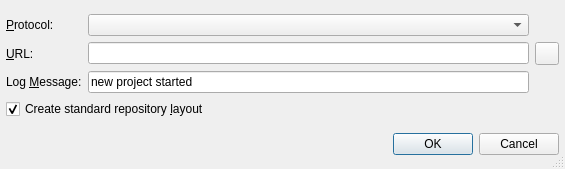
<?xml version="1.0" encoding="UTF-8"?>
<ui version="4.0">
 <class>SvnOptionsDialog</class>
 <widget class="QDialog" name="SvnOptionsDialog">
  <property name="geometry">
   <rect>
    <x>0</x>
    <y>0</y>
    <width>565</width>
    <height>169</height>
   </rect>
  </property>
  <property name="windowTitle">
   <string>Repository Infos</string>
  </property>
  <property name="whatsThis">
   <string>&lt;b&gt;Repository Infos Dialog&lt;/b&gt;
&lt;p&gt;Enter the various infos into the entry fields. These values are used to generate a new project in the repository. If the checkbox is selected, the URL must end in the project name. A directory tree with project/tags, project/branches and project/trunk will be generated in the repository. If the checkbox is not selected, the URL must contain the complete path in the repository.&lt;/p&gt;
&lt;p&gt;For remote repositories the URL must contain the hostname.&lt;/p&gt;</string>
  </property>
  <property name="sizeGripEnabled">
   <bool>true</bool>
  </property>
  <layout class="QVBoxLayout">
   <item>
    <layout class="QGridLayout">
     <item row="2" column="0">
      <widget class="QLabel" name="TextLabel5">
       <property name="text">
        <string>Log &amp;Message:</string>
       </property>
       <property name="buddy">
        <cstring>vcsLogEdit</cstring>
       </property>
      </widget>
     </item>
     <item row="3" column="0" colspan="2">
      <widget class="QCheckBox" name="layoutCheckBox">
       <property name="toolTip">
        <string>Select, if the standard repository layout (projectdir/trunk, projectdir/tags, projectdir/branches) should be generated</string>
       </property>
       <property name="text">
        <string>Create standard repository &amp;layout</string>
       </property>
       <property name="shortcut">
        <string>Alt+L</string>
       </property>
       <property name="checked">
        <bool>true</bool>
       </property>
      </widget>
     </item>
     <item row="0" column="1">
      <widget class="QComboBox" name="protocolCombo">
       <property name="toolTip">
        <string>Select the protocol to access the repository</string>
       </property>
      </widget>
     </item>
     <item row="1" column="0">
      <widget class="QLabel" name="vcsUrlLabel">
       <property name="text">
        <string>&amp;URL:</string>
       </property>
       <property name="buddy">
        <cstring>vcsUrlEdit</cstring>
       </property>
      </widget>
     </item>
     <item row="2" column="1">
      <widget class="QLineEdit" name="vcsLogEdit">
       <property name="toolTip">
        <string>Enter the log message for the new project.</string>
       </property>
       <property name="whatsThis">
        <string>&lt;b&gt;Log Message&lt;/b&gt;
&lt;p&gt;Enter the log message to be used for the new project.&lt;/p&gt;</string>
       </property>
       <property name="text">
        <string>new project started</string>
       </property>
      </widget>
     </item>
     <item row="0" column="0">
      <widget class="QLabel" name="textLabel1">
       <property name="text">
        <string>&amp;Protocol:</string>
       </property>
       <property name="buddy">
        <cstring>protocolCombo</cstring>
       </property>
      </widget>
     </item>
     <item row="1" column="1">
      <widget class="QLineEdit" name="vcsUrlEdit">
       <property name="toolTip">
        <string>Enter the url path of the module in the repository (without protocol part)</string>
       </property>
       <property name="whatsThis">
        <string>&lt;b&gt;URL&lt;/b&gt;&lt;p&gt;Enter the URL to the module. For a repository with standard layout, this must not contain the trunk, tags or branches part.&lt;/p&gt;</string>
       </property>
      </widget>
     </item>
     <item row="1" column="2">
      <widget class="QToolButton" name="vcsUrlButton">
       <property name="toolTip">
        <string>Select the repository url via a directory selection dialog or the repository browser</string>
       </property>
      </widget>
     </item>
    </layout>
   </item>
   <item>
    <widget class="QDialogButtonBox" name="buttonBox">
     <property name="orientation">
      <enum>Qt::Horizontal</enum>
     </property>
     <property name="standardButtons">
      <set>QDialogButtonBox::Cancel|QDialogButtonBox::Ok</set>
     </property>
    </widget>
   </item>
  </layout>
 </widget>
 <layoutdefault spacing="6" margin="6"/>
 <pixmapfunction>qPixmapFromMimeSource</pixmapfunction>
 <tabstops>
  <tabstop>protocolCombo</tabstop>
  <tabstop>vcsUrlEdit</tabstop>
  <tabstop>vcsUrlButton</tabstop>
  <tabstop>vcsLogEdit</tabstop>
  <tabstop>layoutCheckBox</tabstop>
 </tabstops>
 <resources/>
 <connections>
  <connection>
   <sender>buttonBox</sender>
   <signal>accepted()</signal>
   <receiver>SvnOptionsDialog</receiver>
   <slot>accept()</slot>
   <hints>
    <hint type="sourcelabel">
     <x>47</x>
     <y>142</y>
    </hint>
    <hint type="destinationlabel">
     <x>51</x>
     <y>164</y>
    </hint>
   </hints>
  </connection>
  <connection>
   <sender>buttonBox</sender>
   <signal>rejected()</signal>
   <receiver>SvnOptionsDialog</receiver>
   <slot>reject()</slot>
   <hints>
    <hint type="sourcelabel">
     <x>204</x>
     <y>146</y>
    </hint>
    <hint type="destinationlabel">
     <x>205</x>
     <y>165</y>
    </hint>
   </hints>
  </connection>
 </connections>
</ui>
